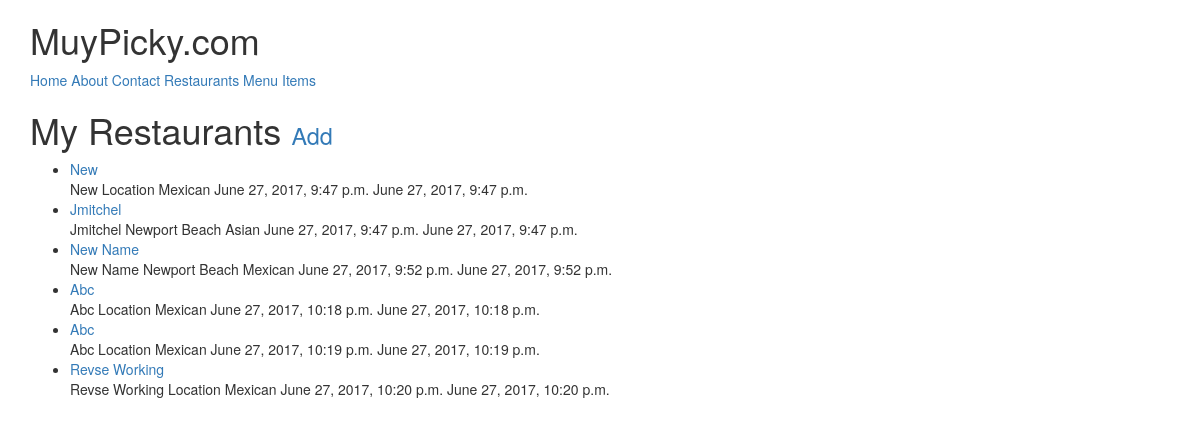
Page /restaurants/ (signed in) on the earlier database version.
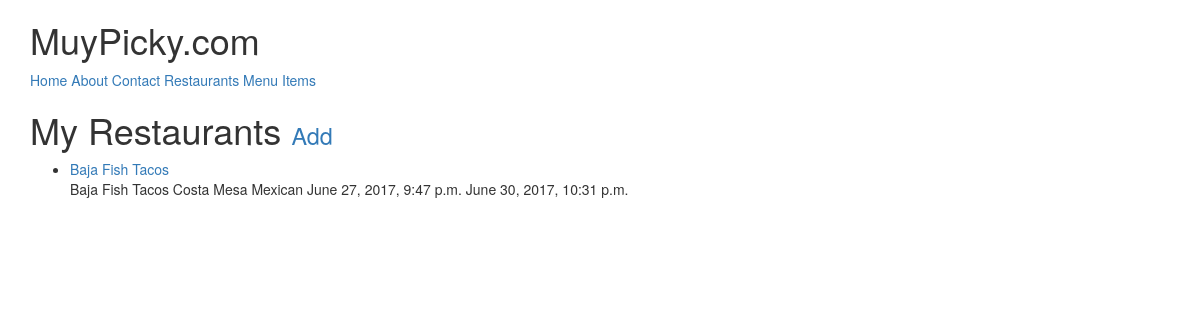
Same page on the later database version.
### restaurants/models.py (models this page shows, shortened)
class RestaurantLocation(models.Model):
    owner           = models.ForeignKey(User) # class_instance.model_set.all() # Django Models Unleashed JOINCFE.com
    name            = models.CharField(max_length=120)
    location        = models.CharField(max_length=120, null=True, blank=True)
    category        = models.CharField(max_length=120, null=True, blank=True, validators=[validate_category])
    timestamp       = models.DateTimeField(auto_now_add=True)
    updated         = models.DateTimeField(auto_now=True)
    slug            = models.SlugField(null=True, blank=True)
    objects = RestaurantLocationManager()
    def __str__(self):
        return self.name
    def get_absolute_url(self): #get_absolute_url
        return reverse('restaurants:detail', kwargs={'slug': self.slug})

### restaurants/views.py (the view)
# urls.py: url(r'$', RestaurantListView.as_view(), name='list'),
class RestaurantListView(LoginRequiredMixin, ListView):
    def get_queryset(self):
        return RestaurantLocation.objects.filter(owner=self.request.user)

### restaurants/models.py (called while the page is built)
    def get_queryset(self):
        return RestaurantLocationQuerySet(self.model, using=self._db)

### restaurants/templates/restaurants/restaurantlocation_list.html (shortened to what this page needs)
{% extends "base.html" %}
{% block content %}
<h1>My Restaurants <small><a href='{% url "restaurants:create" %}'>Add</a></small></h1>
<ul>
{% for obj in object_list %}
    <li><a href='{{ obj.get_absolute_url }}'>{{ obj }}</a><br/>
    {{ obj.name }} {{ obj.location }} {{ obj.category }} {{ obj.timestamp }} {{ obj.updated }}</li>
{% empty %}
    <li><a href='{% url "restaurants:create" %}'>Add One</a></li>
{% endfor %}
</ul>
{% endblock %}

Differences in the rows shown:
removed RestaurantLocation: name "Jmitchel", location "Newport Beach", category "Asian", timestamp "June 27, 2017, 9:47 p.m.", updated "June 27, 2017, 9:47 p.m."
removed RestaurantLocation: name "New Name", location "Newport Beach", category "Mexican", timestamp "June 27, 2017, 9:52 p.m.", updated "June 27, 2017, 9:52 p.m."
removed RestaurantLocation: name "Abc", location "Location", category "Mexican", timestamp "June 27, 2017, 10:18 p.m.", updated "June 27, 2017, 10:18 p.m."
removed RestaurantLocation: name "Abc", location "Location", category "Mexican", timestamp "June 27, 2017, 10:19 p.m.", updated "June 27, 2017, 10:19 p.m."
removed RestaurantLocation: name "Revse Working", location "Location", category "Mexican", timestamp "June 27, 2017, 10:20 p.m.", updated "June 27, 2017, 10:20 p.m."
changed RestaurantLocation "Mexican": name "New" → "Baja Fish Tacos"; location "Location" → "Costa Mesa"; updated "June 27, 2017, 9:47 p.m." → "June 30, 2017, 10:31 p.m."
